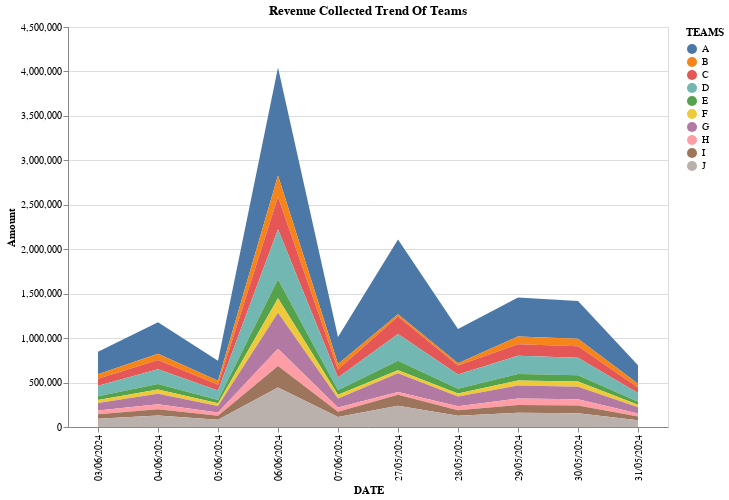

Notebook code for this chart:
### Code cell
# Melt the DataFrame to long format for daily data
df_melted = df.melt(id_vars=["TEAMS", "TOTAL"], var_name="Date", value_name="Amount")

# Stacked bar chart
stacked_bar_chart = alt.Chart(df_melted).mark_area().encode(
    x=alt.X('Date:N', title='DATE'),
    y=alt.Y('Amount:Q', stack='zero', title='Amount'),
    color=alt.Color('TEAMS:N', title='TEAMS'),
    tooltip=['TEAMS:N', 'Date:N', 'Amount:Q']
).properties(
    title="Revenue Collected Trend Of Teams",
    height=400,
    width=600
).interactive()
stacked_bar_chart

### Figure 1 — Vega-Lite specification as saved in the notebook (floating-point values rounded to 4 significant figures)
{"config": {"view": {"continuousWidth": 300, "continuousHeight": 300}}, "data": {"name": "data-1b71edd033fc6a9a1334ee8191be421f"}, "mark": {"type": "area"}, "encoding": {"color": {"field": "TEAMS", "title": "TEAMS", "type": "nominal"}, "tooltip": [{"field": "TEAMS", "type": "nominal"}, {"field": "Date", "type": "nominal"}, {"field": "Amount", "type": "quantitative"}], "x": {"field": "Date", "title": "DATE", "type": "nominal"}, "y": {"field": "Amount", "stack": "zero", "title": "Amount", "type": "quantitative"}}, "height": 400, "params": [{"name": "param_15", "select": {"type": "interval", "encodings": ["x", "y"]}, "bind": "scales"}], "title": "Revenue Collected Trend Of Teams", "width": 600, "$schema": "https://vega.github.io/schema/vega-lite/v5.17.0.json", "datasets": {"data-1b71edd033fc6a9a1334ee8191be421f": [{"TEAMS": "A ", "TOTAL": 4645167, "Date": "27/05/2024", "Amount": 842251}, {"TEAMS": "B", "TOTAL": 733546, "Date": "27/05/2024", "Amount": 25344}, {"TEAMS": "C", "TOTAL": 1322786, "Date": "27/05/2024", "Amount": 195532}, {"TEAMS": "D", "TOTAL": 2056624, "Date": "27/05/2024", "Amount": 302165}, {"TEAMS": "E", "TOTAL": 747454, "Date": "27/05/2024", "Amount": 106609}, {"TEAMS": "F", "TOTAL": 523001, "Date": "27/05/2024", "Amount": 34312}, {"TEAMS": "G", "TOTAL": 1458473, "Date": "27/05/2024", "Amount": 210137}, {"TEAMS": "H", "TOTAL": 629989, "Date": "27/05/2024", "Amount": 32023}, {"TEAMS": "I", "TOTAL": 869108, "Date": "27/05/2024", "Amount": 121980}, {"TEAMS": "J", "TOTAL": 1618937, "Date": "27/05/2024", "Amount": 240397}, {"TEAMS": "A ", "TOTAL": 4645167, "Date": "28/05/2024", "Amount": 385668}, {"TEAMS": "B", "TOTAL": 733546, "Date": "28/05/2024", "Amount": 24753}, {"TEAMS": "C", "TOTAL": 1322786, "Date": "28/05/2024", "Amount": 102077}, {"TEAMS": "D", "TOTAL": 2056624, "Date": "28/05/2024", "Amount": 157744}, {"TEAMS": "E", "TOTAL": 747454, "Date": "28/05/2024", "Amount": 55655}, {"TEAMS": "F", "TOTAL": 523001, "Date": "28/05/2024", "Amount": 33057}, {"TEAMS": "G", "TOTAL": 1458473, "Date": "28/05/2024", "Amount": 109701}, {"TEAMS": "H", "TOTAL": 629989, "Date": "28/05/2024", "Amount": 44076}, {"TEAMS": "I", "TOTAL": 869108, "Date": "28/05/2024", "Amount": 63679}, {"TEAMS": "J", "TOTAL": 1618937, "Date": "28/05/2024", "Amount": 125498}, {"TEAMS": "A ", "TOTAL": 4645167, "Date": "29/05/2024", "Amount": 436829}, {"TEAMS": "B", "TOTAL": 733546, "Date": "29/05/2024", "Amount": 87366}, {"TEAMS": "C", "TOTAL": 1322786, "Date": "29/05/2024", "Amount": 131049}, {"TEAMS": "D", "TOTAL": 2056624, "Date": "29/05/2024", "Amount": 203853}, {"TEAMS": "E", "TOTAL": 747454, "Date": "29/05/2024", "Amount": 72805}, {"TEAMS": "F", "TOTAL": 523001, "Date": "29/05/2024", "Amount": 58244}, {"TEAMS": "G", "TOTAL": 1458473, "Date": "29/05/2024", "Amount": 145160}, {"TEAMS": "H", "TOTAL": 629989, "Date": "29/05/2024", "Amount": 72805}, {"TEAMS": "I", "TOTAL": 869108, "Date": "29/05/2024", "Amount": 87366}, {"TEAMS": "J", "TOTAL": 1618937, "Date": "29/05/2024", "Amount": 160170}, {"TEAMS": "A ", "TOTAL": 4645167, "Date": "30/05/2024", "Amount": 425511}, {"TEAMS": "B", "TOTAL": 733546, "Date": "30/05/2024", "Amount": 85102}, {"TEAMS": "C", "TOTAL": 1322786, "Date": "30/05/2024", "Amount": 127653}, {"TEAMS": "D", "TOTAL": 2056624, "Date": "30/05/2024", "Amount": 198572}, {"TEAMS": "E", "TOTAL": 747454, "Date": "30/05/2024", "Amount": 70918}, {"TEAMS": "F", "TOTAL": 523001, "Date": "30/05/2024", "Amount": 56735}, {"TEAMS": "G", "TOTAL": 1458473, "Date": "30/05/2024", "Amount": 141837}, {"TEAMS": "H", "TOTAL": 629989, "Date": "30/05/2024", "Amount": 70918}, {"TEAMS": "I", "TOTAL": 869108, "Date": "30/05/2024", "Amount": 85102}, {"TEAMS": "J", "TOTAL": 1618937, "Date": "30/05/2024", "Amount": 156021}, {"TEAMS": "A ", "TOTAL": 4645167, "Date": "31/05/2024", "Amount": 207589}, {"TEAMS": "B", "TOTAL": 733546, "Date": "31/05/2024", "Amount": 41518}, {"TEAMS": "C", "TOTAL": 1322786, "Date": "31/05/2024", "Amount": 62277}, {"TEAMS": "D", "TOTAL": 2056624, "Date": "31/05/2024", "Amount": 98875}, {"TEAMS": "E", "TOTAL": 747454, "Date": "31/05/2024", "Amount": 34598}, {"TEAMS": "F", "TOTAL": 523001, "Date": "31/05/2024", "Amount": 27678}, {"TEAMS": "G", "TOTAL": 1458473, "Date": "31/05/2024", "Amount": 69196}, {"TEAMS": "H", "TOTAL": 629989, "Date": "31/05/2024", "Amount": 34598}, {"TEAMS": "I", "TOTAL": 869108, "Date": "31/05/2024", "Amount": 41518}, {"TEAMS": "J", "TOTAL": 1618937, "Date": "31/05/2024", "Amount": 76166}, {"TEAMS": "A ", "TOTAL": 4645167, "Date": "03/06/2024", "Amount": 253883}, {"TEAMS": "B", "TOTAL": 733546, "Date": "03/06/2024", "Amount": 50777}, {"TEAMS": "C", "TOTAL": 1322786, "Date": "03/06/2024", "Amount": 76165}, {"TEAMS": "D", "TOTAL": 2056624, "Date": "03/06/2024", "Amount": 118479}, {"TEAMS": "E", "TOTAL": 747454, "Date": "03/06/2024", "Amount": 44007}, {"TEAMS": "F", "TOTAL": 523001, "Date": "03/06/2024", "Amount": 33851}, {"TEAMS": "G", "TOTAL": 1458473, "Date": "03/06/2024", "Amount": 84627}, {"TEAMS": "H", "TOTAL": 629989, "Date": "03/06/2024", "Amount": 40620}, {"TEAMS": "I", "TOTAL": 869108, "Date": "03/06/2024", "Amount": 50777}, {"TEAMS": "J", "TOTAL": 1618937, "Date": "03/06/2024", "Amount": 93092}, {"TEAMS": "A ", "TOTAL": 4645167, "Date": "04/06/2024", "Amount": 353650}, {"TEAMS": "B", "TOTAL": 733546, "Date": "04/06/2024", "Amount": 70730}, {"TEAMS": "C", "TOTAL": 1322786, "Date": "04/06/2024", "Amount": 106096}, {"TEAMS": "D", "TOTAL": 2056624, "Date": "04/06/2024", "Amount": 165037}, {"TEAMS": "E", "TOTAL": 747454, "Date": "04/06/2024", "Amount": 61299}, {"TEAMS": "F", "TOTAL": 523001, "Date": "04/06/2024", "Amount": 47154}, {"TEAMS": "G", "TOTAL": 1458473, "Date": "04/06/2024", "Amount": 117884}, {"TEAMS": "H", "TOTAL": 629989, "Date": "04/06/2024", "Amount": 56585}, {"TEAMS": "I", "TOTAL": 869108, "Date": "04/06/2024", "Amount": 70730}, {"TEAMS": "J", "TOTAL": 1618937, "Date": "04/06/2024", "Amount": 129672}, {"TEAMS": "A ", "TOTAL": 4645167, "Date": "05/06/2024", "Amount": 223232}, {"TEAMS": "B", "TOTAL": 733546, "Date": "05/06/2024", "Amount": 44646}, {"TEAMS": "C", "TOTAL": 1322786, "Date": "05/06/2024", "Amount": 66970}, {"TEAMS": "D", "TOTAL": 2056624, "Date": "05/06/2024", "Amount": 104174}, {"TEAMS": "E", "TOTAL": 747454, "Date": "05/06/2024", "Amount": 38694}, {"TEAMS": "F", "TOTAL": 523001, "Date": "05/06/2024", "Amount": 29763}, {"TEAMS": "G", "TOTAL": 1458473, "Date": "05/06/2024", "Amount": 74411}, {"TEAMS": "H", "TOTAL": 629989, "Date": "05/06/2024", "Amount": 35716}, {"TEAMS": "I", "TOTAL": 869108, "Date": "05/06/2024", "Amount": 44646}, {"TEAMS": "J", "TOTAL": 1618937, "Date": "05/06/2024", "Amount": 81852}, {"TEAMS": "A ", "TOTAL": 4645167, "Date": "06/06/2024", "Amount": 1213174}, {"TEAMS": "B", "TOTAL": 733546, "Date": "06/06/2024", "Amount": 242635}, {"TEAMS": "C", "TOTAL": 1322786, "Date": "06/06/2024", "Amount": 363953}, {"TEAMS": "D", "TOTAL": 2056624, "Date": "06/06/2024", "Amount": 566148}, {"TEAMS": "E", "TOTAL": 747454, "Date": "06/06/2024", "Amount": 210283}, {"TEAMS": "F", "TOTAL": 523001, "Date": "06/06/2024", "Amount": 161757}, {"TEAMS": "G", "TOTAL": 1458473, "Date": "06/06/2024", "Amount": 404393}, {"TEAMS": "H", "TOTAL": 629989, "Date": "06/06/2024", "Amount": 194107}, {"TEAMS": "I", "TOTAL": 869108, "Date": "06/06/2024", "Amount": 242635}, {"TEAMS": "J", "TOTAL": 1618937, "Date": "06/06/2024", "Amount": 444830}, {"TEAMS": "A ", "TOTAL": 4645167, "Date": "07/06/2024", "Amount": 303380}, {"TEAMS": "B", "TOTAL": 733546, "Date": "07/06/2024", "Amount": 60675}, {"TEAMS": "C", "TOTAL": 1322786, "Date": "07/06/2024", "Amount": 91014}, {"TEAMS": "D", "TOTAL": 2056624, "Date": "07/06/2024", "Amount": 141577}, {"TEAMS": "E", "TOTAL": 747454, "Date": "07/06/2024", "Amount": 52586}, {"TEAMS": "F", "TOTAL": 523001, "Date": "07/06/2024", "Amount": 40450}, {"TEAMS": "G", "TOTAL": 1458473, "Date": "07/06/2024", "Amount": 101127}, {"TEAMS": "H", "TOTAL": 629989, "Date": "07/06/2024", "Amount": 48541}, {"TEAMS": "I", "TOTAL": 869108, "Date": "07/06/2024", "Amount": 60675}, {"TEAMS": "J", "TOTAL": 1618937, "Date": "07/06/2024", "Amount": 111239}]}}
